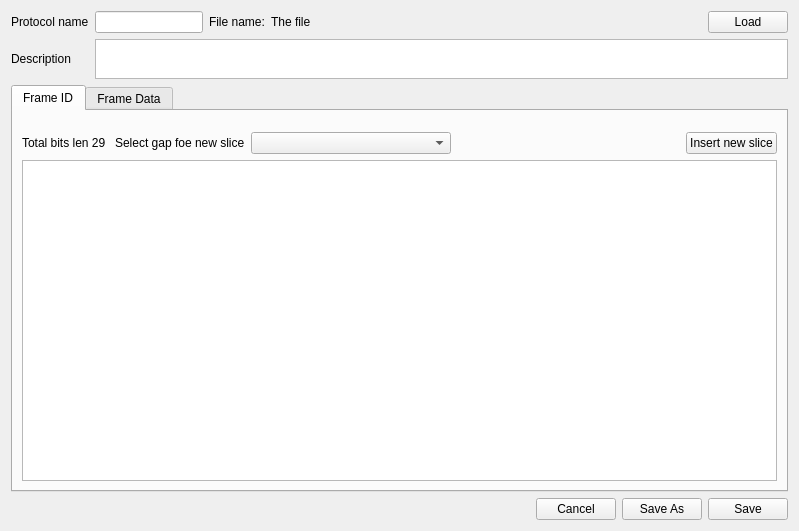
<?xml version="1.0" encoding="UTF-8"?>
<ui version="4.0">
 <class>ProtocolEditDialog</class>
 <widget class="QDialog" name="ProtocolEditDialog">
  <property name="windowModality">
   <enum>Qt::NonModal</enum>
  </property>
  <property name="geometry">
   <rect>
    <x>0</x>
    <y>0</y>
    <width>799</width>
    <height>531</height>
   </rect>
  </property>
  <property name="sizePolicy">
   <sizepolicy hsizetype="Preferred" vsizetype="Preferred">
    <horstretch>0</horstretch>
    <verstretch>0</verstretch>
   </sizepolicy>
  </property>
  <property name="minimumSize">
   <size>
    <width>0</width>
    <height>0</height>
   </size>
  </property>
  <property name="baseSize">
   <size>
    <width>0</width>
    <height>0</height>
   </size>
  </property>
  <property name="windowTitle">
   <string>Edit protcols slices</string>
  </property>
  <layout class="QVBoxLayout" name="verticalLayout_2">
   <item>
    <layout class="QGridLayout" name="gridLayout" columnstretch="0,0,0,1,0">
     <item row="0" column="3">
      <widget class="QLabel" name="file_name">
       <property name="text">
        <string>The file</string>
       </property>
      </widget>
     </item>
     <item row="1" column="0">
      <widget class="QLabel" name="label_2">
       <property name="text">
        <string>Description</string>
       </property>
      </widget>
     </item>
     <item row="0" column="0">
      <widget class="QLabel" name="label">
       <property name="text">
        <string>Protocol name</string>
       </property>
      </widget>
     </item>
     <item row="0" column="1">
      <widget class="QLineEdit" name="proto_name"/>
     </item>
     <item row="0" column="2">
      <widget class="QLabel" name="label_3">
       <property name="text">
        <string>File name:</string>
       </property>
      </widget>
     </item>
     <item row="0" column="4">
      <widget class="QPushButton" name="pushButton">
       <property name="text">
        <string>Load</string>
       </property>
       <property name="autoDefault">
        <bool>false</bool>
       </property>
      </widget>
     </item>
     <item row="1" column="1" colspan="4">
      <widget class="QPlainTextEdit" name="proto_descr">
       <property name="sizePolicy">
        <sizepolicy hsizetype="Expanding" vsizetype="Fixed">
         <horstretch>0</horstretch>
         <verstretch>0</verstretch>
        </sizepolicy>
       </property>
       <property name="maximumSize">
        <size>
         <width>16777215</width>
         <height>40</height>
        </size>
       </property>
      </widget>
     </item>
    </layout>
   </item>
   <item>
    <widget class="QTabWidget" name="frame_id">
     <property name="currentIndex">
      <number>0</number>
     </property>
     <property name="tabBarAutoHide">
      <bool>false</bool>
     </property>
     <widget class="QWidget" name="frameid_tab">
      <attribute name="title">
       <string>Frame ID</string>
      </attribute>
      <layout class="QVBoxLayout" name="verticalLayout">
       <item>
        <layout class="QHBoxLayout" name="horizontalLayout_2">
         <property name="topMargin">
          <number>12</number>
         </property>
         <item>
          <widget class="QLabel" name="label_5">
           <property name="text">
            <string>Total bits len 29 </string>
           </property>
          </widget>
         </item>
         <item>
          <widget class="QLabel" name="label_4">
           <property name="text">
            <string>Select gap foe new slice</string>
           </property>
          </widget>
         </item>
         <item>
          <widget class="QComboBox" name="gap_selector">
           <property name="minimumSize">
            <size>
             <width>200</width>
             <height>0</height>
            </size>
           </property>
          </widget>
         </item>
         <item>
          <spacer name="horizontalSpacer_2">
           <property name="orientation">
            <enum>Qt::Horizontal</enum>
           </property>
           <property name="sizeHint" stdset="0">
            <size>
             <width>40</width>
             <height>20</height>
            </size>
           </property>
          </spacer>
         </item>
         <item>
          <widget class="QPushButton" name="add_slice_btn">
           <property name="text">
            <string>Insert new slice</string>
           </property>
           <property name="autoDefault">
            <bool>false</bool>
           </property>
          </widget>
         </item>
        </layout>
       </item>
       <item>
        <widget class="QTableView" name="frameid_slices_tbl">
         <property name="midLineWidth">
          <number>1</number>
         </property>
         <property name="alternatingRowColors">
          <bool>true</bool>
         </property>
         <property name="selectionMode">
          <enum>QAbstractItemView::SingleSelection</enum>
         </property>
         <attribute name="horizontalHeaderCascadingSectionResizes">
          <bool>true</bool>
         </attribute>
         <attribute name="horizontalHeaderStretchLastSection">
          <bool>true</bool>
         </attribute>
         <attribute name="verticalHeaderVisible">
          <bool>false</bool>
         </attribute>
        </widget>
       </item>
      </layout>
     </widget>
     <widget class="QWidget" name="tab_2">
      <attribute name="title">
       <string>Frame Data</string>
      </attribute>
     </widget>
    </widget>
   </item>
   <item>
    <layout class="QHBoxLayout" name="horizontalLayout">
     <item>
      <spacer name="horizontalSpacer">
       <property name="orientation">
        <enum>Qt::Horizontal</enum>
       </property>
       <property name="sizeHint" stdset="0">
        <size>
         <width>40</width>
         <height>20</height>
        </size>
       </property>
      </spacer>
     </item>
     <item>
      <widget class="QPushButton" name="cancel_btn">
       <property name="text">
        <string>Cancel</string>
       </property>
       <property name="autoDefault">
        <bool>false</bool>
       </property>
      </widget>
     </item>
     <item>
      <widget class="QPushButton" name="saveas_btn">
       <property name="text">
        <string>Save As</string>
       </property>
       <property name="autoDefault">
        <bool>false</bool>
       </property>
      </widget>
     </item>
     <item>
      <widget class="QPushButton" name="save_btn">
       <property name="text">
        <string>Save</string>
       </property>
       <property name="autoDefault">
        <bool>false</bool>
       </property>
      </widget>
     </item>
    </layout>
   </item>
  </layout>
 </widget>
 <resources/>
 <connections/>
</ui>
